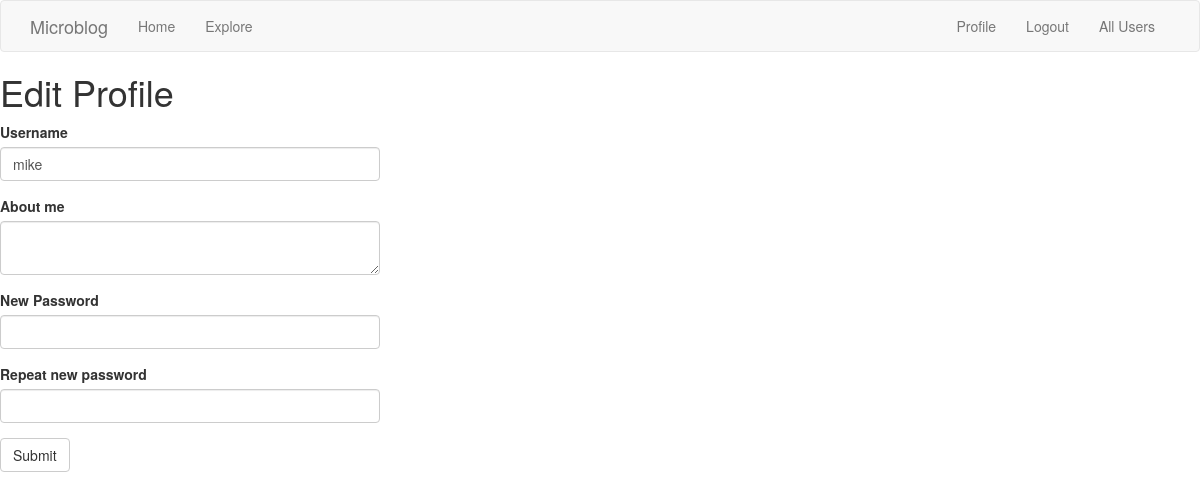
The page /edit_profile (signed in) on the database as committed earlier.
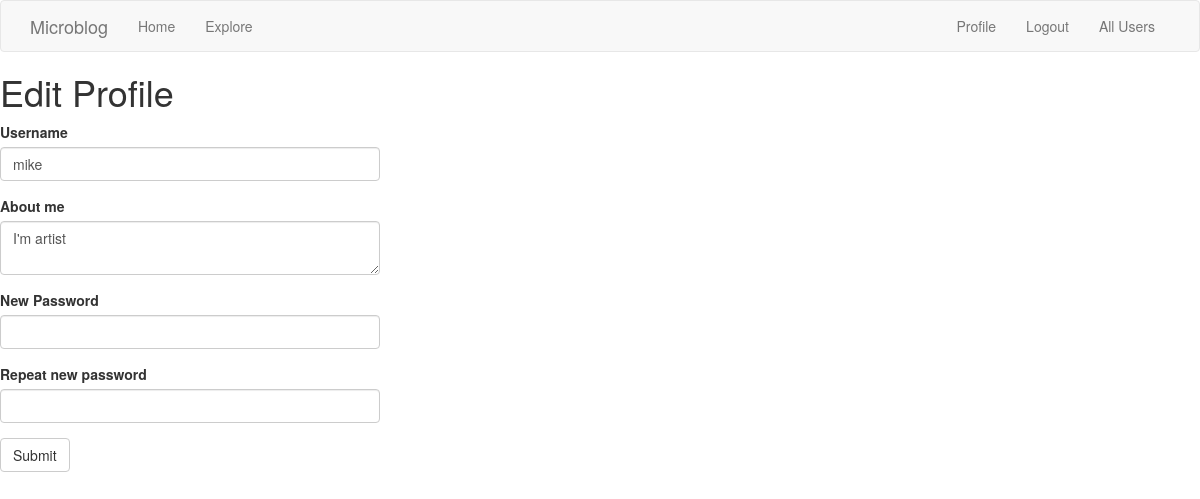
The same page on the database as committed later.
### app/models.py (models this page shows, shortened)
class User(UserMixin, db.Model):
    id = db.Column(db.Integer, primary_key=True)
    username = db.Column(db.String(64), index=True, unique=True)
    email = db.Column(db.String(120), index=True, unique=True)
    password_hash = db.Column(db.String(128))
    posts = db.relationship("Post", backref="author", lazy="dynamic")
    about_me = db.Column(db.String(140))
    last_seen = db.Column(db.DateTime, default=datetime.utcnow)
    followed = db.relationship("User", secondary=followers,
                               primaryjoin=(followers.c.follower_id == id),
                               secondaryjoin=(followers.c.followed_id == id),
                               backref=db.backref("followers", lazy="dynamic"), lazy="dynamic")

### app/routes.py (the view)
@appl.route("/edit_profile", methods=["GET", "POST"])
@login_required
def edit_profile():
    form = EditProfileForm(current_user.username)
    if form.validate_on_submit():
        current_user.username = form.username.data
        current_user.about_me = form.about_me.data
        current_user.set_password(form.new_password.data)
        db.session.commit()
        flash(_("Your changes have been saved."))
        return redirect(url_for("edit_profile"))
    elif request.method == "GET":
        form.username.data = current_user.username
        form.about_me.data = current_user.about_me
    return render_template("edit_profile.html", title="Edit profile", form=form)

### app/forms.py (shortened to what this page needs)
class EditProfileForm(FlaskForm):
    username = StringField(_l("Username"), validators=[DataRequired()])
    about_me = TextAreaField(_l("About me"), validators=[Length(min=0, max=140)])
    new_password = PasswordField("New Password")
    new_password2 = PasswordField("Repeat new password", validators=[EqualTo("new_password")])
    submit = SubmitField(_l("Submit"))
    def __init__(self, original_username, *args, **kwargs):
        super(EditProfileForm, self).__init__(*args, *kwargs)
        self.original_username = original_username

### app/models.py (called while the page is built)
@login.user_loader
def load_user(id):
    return User.query.get(int(id))

### app/routes.py (called while the page is built)
@appl.before_request
def before_request():
    if current_user.is_authenticated:
        current_user.last_seen = datetime.utcnow()
        db.session.commit()

### app/templates/edit_profile.html
{% extends "base.html" %}
{% import "bootstrap/wtf.html" as wtf %}
{% block app_content %}
<h1>{{ _('Edit Profile') }}</h1>
<div class="row">
    <div class="col-md-4">
        {{ wtf.quick_form(form) }}
    </div>
</div>
{% endblock %}

Rows that differ between the two databases and show on the page:
changed User "mike": about_me (not shown) → "I'm artist"
